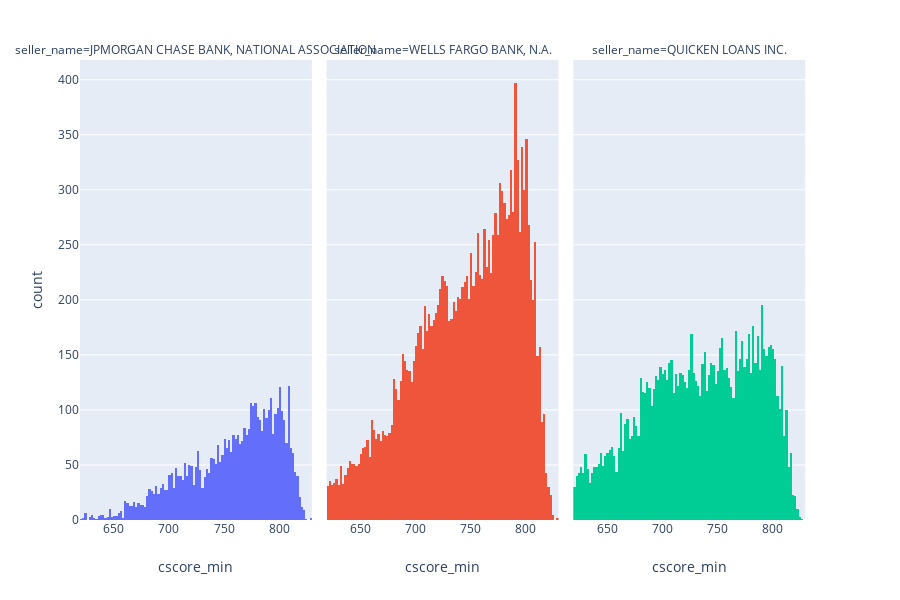

Here is the notebook cell this chart was saved with:
### Markdown cell above
Below is an example of a mediocre 1st pass at the visualization problem described above. For this viz. I'll make use of the [Plotly Express](https://plot.ly/python/plotly-express/) package (more on this later; the purpose of this section isn't to focus on package-specific idosyncracies) to make 3 FICO histograms--one for each seller. 

- Some of the weaknesses of this viz include:
    - All of the "sloppy" legend work:
        - lack of title
        - sloppy labels (facets, x-axis, y-axis)
    - Use of histogram (counts) makes it harder to compare the overall FICO distributions because volume differences can be distracting.
    - Use of facets complicates comparisons by forcing "bouncing eyes".

### Code cell
# medicore example -- facetted histogram:

# creates a histogram facetted by seller with Plotly Express
lender_fico_hist = px.histogram(
    data_frame = top_3_lenders_jan_origs_df,
    x = 'cscore_min',
    color = 'seller_name',
    facet_col = 'seller_name',
    height = 600,
    width = 900
)

# dropping the color legend
lender_fico_hist.update(
    layout_showlegend=False,
)
iplot(lender_fico_hist)

### Figure 1 — Plotly figure (JSON) as saved in the notebook; plotly's stock layout.template omitted (floating-point values rounded to 4 significant figures; data arrays with more than 128 entries replaced by an {"elided": "..."} marker saying what was removed)
{"data": [{"alignmentgroup": "True", "bingroup": "x", "hoverlabel": {"namelength": 0}, "hovertemplate": "seller_name=JPMORGAN CHASE BANK, NATIONAL ASSOCIATION<br>cscore_min=%{x}<br>count=%{y}", "legendgroup": "seller_name=JPMORGAN CHASE BANK, NATIONAL ASSOCIATION", "marker": {"color": "#636efa"}, "name": "seller_name=JPMORGAN CHASE BANK, NATIONAL ASSOCIATION", "offsetgroup": "seller_name=JPMORGAN CHASE BANK, NATIONAL ASSOCIATION", "orientation": "v", "showlegend": true, "type": "histogram", "x": {"elided": "4550 int values"}, "xaxis": "x", "yaxis": "y"}, {"alignmentgroup": "True", "bingroup": "x", "hoverlabel": {"namelength": 0}, "hovertemplate": "seller_name=WELLS FARGO BANK, N.A.<br>cscore_min=%{x}<br>count=%{y}", "legendgroup": "seller_name=WELLS FARGO BANK, N.A.", "marker": {"color": "#EF553B"}, "name": "seller_name=WELLS FARGO BANK, N.A.", "offsetgroup": "seller_name=WELLS FARGO BANK, N.A.", "orientation": "v", "showlegend": true, "type": "histogram", "x": {"elided": "16598 int values"}, "xaxis": "x2", "yaxis": "y2"}, {"alignmentgroup": "True", "bingroup": "x", "hoverlabel": {"namelength": 0}, "hovertemplate": "seller_name=QUICKEN LOANS INC.<br>cscore_min=%{x}<br>count=%{y}", "legendgroup": "seller_name=QUICKEN LOANS INC.", "marker": {"color": "#00cc96"}, "name": "seller_name=QUICKEN LOANS INC.", "offsetgroup": "seller_name=QUICKEN LOANS INC.", "orientation": "v", "showlegend": true, "type": "histogram", "x": {"elided": "11095 int values"}, "xaxis": "x3", "yaxis": "y3"}], "layout": {"annotations": [{"showarrow": false, "text": "seller_name=JPMORGAN CHASE BANK, NATIONAL ASSOCIATION", "x": 0.1567, "xanchor": "center", "xref": "paper", "y": 1, "yanchor": "bottom", "yref": "paper"}, {"showarrow": false, "text": "seller_name=WELLS FARGO BANK, N.A.", "x": 0.49, "xanchor": "center", "xref": "paper", "y": 1, "yanchor": "bottom", "yref": "paper"}, {"showarrow": false, "text": "seller_name=QUICKEN LOANS INC.", "x": 0.8233, "xanchor": "center", "xref": "paper", "y": 1, "yanchor": "bottom", "yref": "paper"}], "barmode": "relative", "height": 600, "legend": {"tracegroupgap": 0}, "margin": {"t": 60}, "showlegend": false, "width": 900, "xaxis": {"anchor": "y", "autorange": true, "domain": [0, 0.3133], "range": [619.5, 829.5], "title": {"text": "cscore_min"}, "type": "linear"}, "xaxis2": {"anchor": "y2", "autorange": true, "domain": [0.3333, 0.6467], "matches": "x", "range": [619.5, 829.5], "title": {"text": "cscore_min"}, "type": "linear"}, "xaxis3": {"anchor": "y3", "autorange": true, "domain": [0.6667, 0.98], "matches": "x", "range": [619.5, 829.5], "title": {"text": "cscore_min"}, "type": "linear"}, "yaxis": {"anchor": "x", "autorange": true, "domain": [0, 1], "range": [0, 417.9], "title": {"text": "count"}}, "yaxis2": {"anchor": "x2", "autorange": true, "domain": [0, 1], "matches": "y", "range": [0, 417.9], "showticklabels": false}, "yaxis3": {"anchor": "x3", "autorange": true, "domain": [0, 1], "matches": "y", "range": [0, 417.9], "showticklabels": false}}}
